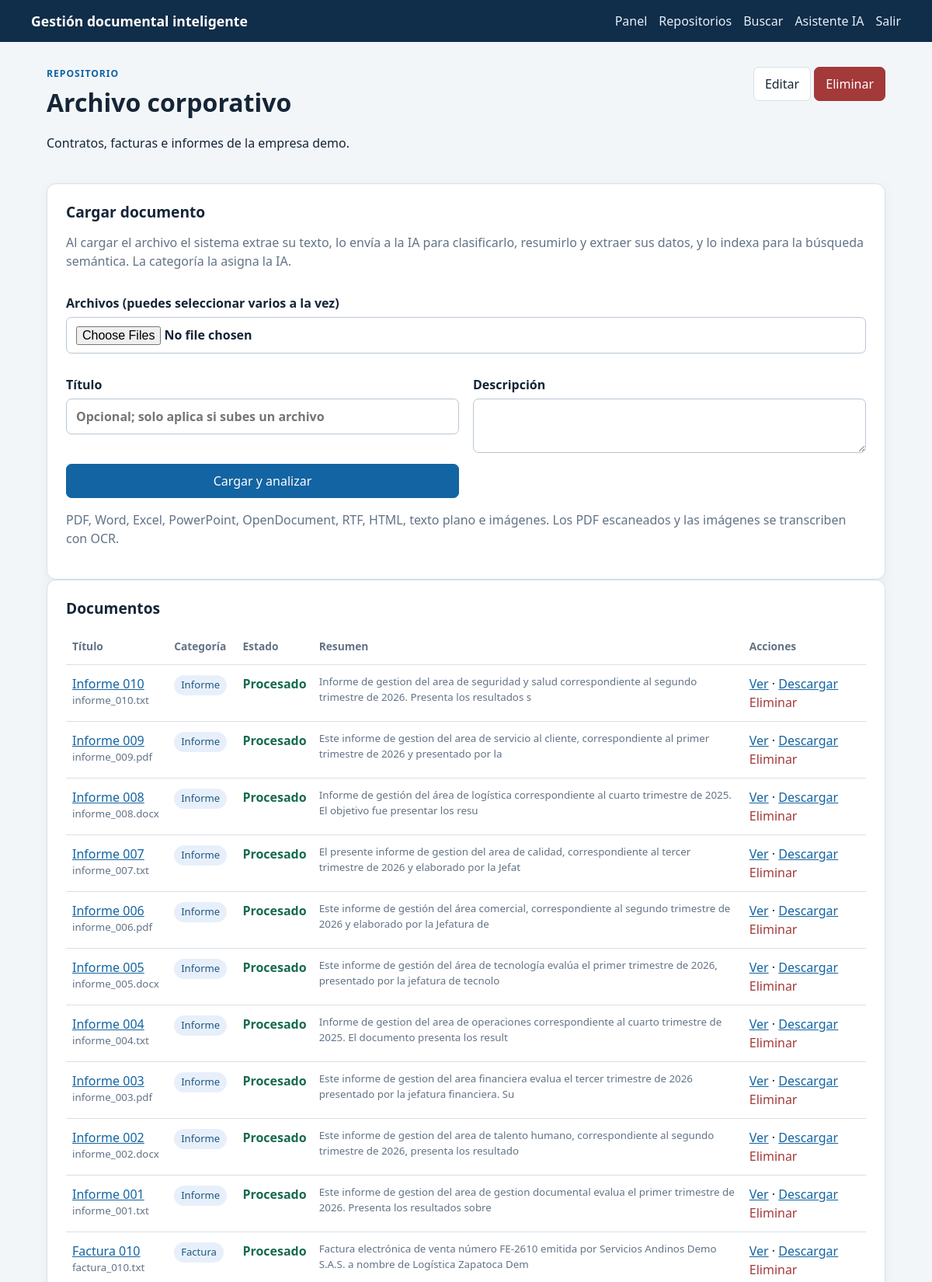
/repositorios/1 (signed in, upper part), run on the app's committed database.
### tables this page shows
CREATE TABLE repositorios (
    id INTEGER PRIMARY KEY AUTOINCREMENT,
    nombre TEXT NOT NULL,
    descripcion TEXT NOT NULL DEFAULT '',
    propietario_id INTEGER NOT NULL,
    creado_en TIMESTAMP NOT NULL DEFAULT CURRENT_TIMESTAMP,
    actualizado_en TIMESTAMP NOT NULL DEFAULT CURRENT_TIMESTAMP,
    FOREIGN KEY (propietario_id) REFERENCES usuarios (id)
);

CREATE TABLE documentos (
    id INTEGER PRIMARY KEY AUTOINCREMENT,
    repositorio_id INTEGER NOT NULL,
    titulo TEXT NOT NULL,
    descripcion TEXT NOT NULL DEFAULT '',
    categoria TEXT NOT NULL DEFAULT 'Otro',
    nombre_original TEXT NOT NULL,
    nombre_almacenado TEXT NOT NULL UNIQUE,
    tipo_mime TEXT NOT NULL,
    tamano_bytes INTEGER NOT NULL DEFAULT 0,
    estado_procesamiento TEXT NOT NULL DEFAULT 'Pendiente',
    error_procesamiento TEXT,
    resumen TEXT,
    palabras_clave TEXT,
    datos_extraidos TEXT,
    contenido_extraido TEXT,
    modelo_ia TEXT,
    procesado_en TIMESTAMP,
    creado_por INTEGER NOT NULL,
    creado_en TIMESTAMP NOT NULL DEFAULT CURRENT_TIMESTAMP,
    actualizado_en TIMESTAMP NOT NULL DEFAULT CURRENT_TIMESTAMP,
    FOREIGN KEY (repositorio_id) REFERENCES repositorios (id),
    FOREIGN KEY (creado_por) REFERENCES usuarios (id)
);

### app.py (the view)
    @app.route("/repositorios/<int:repositorio_id>")
    @login_required
    def detalle_repositorio(repositorio_id: int):
        repositorio = obtener_repositorio(repositorio_id)
        documentos = get_db().execute(
            """
            SELECT d.*, u.nombre AS autor
            FROM documentos d
            JOIN usuarios u ON u.id = d.creado_por
            WHERE d.repositorio_id = ?
            ORDER BY d.creado_en DESC
            """,
            (repositorio_id,),
        ).fetchall()
        return render_template(
            "repositorio_detalle.html",
            repositorio=repositorio,
            documentos=documentos,
            categorias=CATEGORIAS,
            acepta=ACEPTA_HTML,
            pendientes=procesamiento.contar_pendientes(get_db()),
        )

### app.py (called while the page is built)
def get_db() -> sqlite3.Connection:
    if "db" not in g:
        g.db = sqlite3.connect(current_app_config("DATABASE"))
        g.db.row_factory = sqlite3.Row
        g.db.execute("PRAGMA foreign_keys = ON")
    return g.db

def current_app_config(key: str):
    from flask import current_app
    return current_app.config[key]

def cerrar_db(_error=None) -> None:
    db = g.pop("db", None)
    if db is not None:
        db.close()

def login_required(view):
    @wraps(view)
    def wrapped_view(**kwargs):
        if g.usuario is None:
            flash("Debes iniciar sesión para continuar.", "warning")
            return redirect(url_for("login"))
        return view(**kwargs)
    return wrapped_view

def obtener_repositorio(repositorio_id: int) -> sqlite3.Row:
    repositorio = get_db().execute(
        """
        SELECT r.*, u.nombre AS propietario
        FROM repositorios r
        JOIN usuarios u ON u.id = r.propietario_id
        WHERE r.id = ?
        """,
        (repositorio_id,),
    ).fetchone()
    if repositorio is None:
        abort(404)
    if g.usuario["rol"] != "administrador" and repositorio["propietario_id"] != g.usuario["id"]:
        abort(403)
    return repositorio

### services/procesamiento.py (called while the page is built)
def contar_pendientes(db) -> int:
    return db.execute(
        "SELECT COUNT(*) AS total FROM documentos WHERE estado_procesamiento = ?",
        (ESTADO_PENDIENTE,),
    ).fetchone()["total"]

### templates/repositorio_detalle.html (shortened to what this page needs)
{% extends 'base.html' %}{% block title %}{{ repositorio['nombre'] }} · Portal{% endblock %}
{% block content %}
<div class="page-head">
  <div>
    <p class="eyebrow">Repositorio</p>
    <h1>{{ repositorio['nombre'] }}</h1>
    <p>{{ repositorio['descripcion'] or 'Sin descripción' }}</p>
  </div>
  <div>
    <a class="button" href="{{ url_for('editar_repositorio', repositorio_id=repositorio['id']) }}">Editar</a>
    <form method="post" action="{{ url_for('eliminar_repositorio', repositorio_id=repositorio['id']) }}" class="inline">
      <button class="danger" onclick="return confirm('¿Eliminar repositorio?')">Eliminar</button>
    </form>
  </div>
</div>
<section class="panel">
  <h2>Cargar documento</h2>
  <p class="muted">
    Al cargar el archivo el sistema extrae su texto, lo envía a la IA para
    clasificarlo, resumirlo y extraer sus datos, y lo indexa para la búsqueda
    semántica. La categoría la asigna la IA.
  </p>
  <form method="post" enctype="multipart/form-data"
        action="{{ url_for('subir_documento', repositorio_id=repositorio['id']) }}" class="upload-form">
    <label>
      Archivos (puedes seleccionar varios a la vez)
      <input type="file" name="archivo" accept="{{ acepta }}" multiple required>
    </label>
    <label>Título<input name="titulo" placeholder="Opcional; solo aplica si subes un archivo"></label>
    <label>Descripción<textarea name="descripcion" rows="2"></textarea></label>
    <button class="primary">Cargar y analizar</button>
  </form>
  <p class="muted">
    PDF, Word, Excel, PowerPoint, OpenDocument, RTF, HTML, texto plano e
    imágenes. Los PDF escaneados y las imágenes se transcriben con OCR.
  </p>
</section>
<section class="panel">
  <h2>Documentos</h2>
  {% if documentos %}
    <div class="table-wrap">
      <table>
        <thead>
          <tr><th>Título</th><th>Categoría</th><th>Estado</th><th>Resumen</th><th>Acciones</th></tr>
        </thead>
        <tbody>
          {% for d in documentos %}
          <tr>
            <td>
              <a href="{{ url_for('detalle_documento', documento_id=d['id']) }}">{{ d['titulo'] }}</a>
              <small>{{ d['nombre_original'] }}</small>
            </td>
            <td><span class="tag">{{ d['categoria'] }}</span></td>
            <td><span class="estado {{ d['estado_procesamiento']|lower }}">{{ d['estado_procesamiento'] }}</span></td>
            <td><small>{{ (d['resumen'] or 'Sin resumen')[:120] }}</small></td>
            <td>
              <a href="{{ url_for('detalle_documento', documento_id=d['id']) }}">Ver</a> ·
              <a href="{{ url_for('descargar_documento', documento_id=d['id']) }}">Descargar</a>
              <form method="post" action="{{ url_for('eliminar_documento', documento_id=d['id']) }}" class="inline">
                <button class="link danger-text" onclick="return confirm('¿Eliminar documento?')">Eliminar</button>
              </form>
            </td>
          </tr>
          {% endfor %}
        </tbody>
      </table>
    </div>
  {% else %}
    <p>No hay documentos cargados.</p>
  {% endif %}
</section>
{% endblock %}

### static/styles.css (style rules this page uses)
:root { --ink:#152536; --muted:#627386; --brand:#1264a3; --surface:#fff; --bg:#f3f6f9; --line:#d8e0e8; --danger:#a33939; --success:#176b4d; }
* { box-sizing:border-box; }
body { margin:0; color:var(--ink); background:var(--bg); font:16px/1.5 system-ui,-apple-system,"Segoe UI",sans-serif; }
a { color:var(--brand); }
h1,h2 { margin-top:0; line-height:1.2; }
h1 { font-size:2rem; }
h2 { font-size:1.2rem; }
.page-head { display:flex; align-items:flex-start; justify-content:space-between; gap:20px; margin-bottom:24px; }
.eyebrow { text-transform:uppercase; letter-spacing:.08em; color:var(--brand); font-size:.76rem; font-weight:700; margin:0 0 8px; }
.panel,.auth-card { background:var(--surface); border:1px solid var(--line); border-radius:12px; padding:24px; box-shadow:0 4px 14px #223c5510; }
label { display:block; font-weight:650; margin:14px 0; }
input,textarea,select { display:block; width:100%; padding:10px 12px; border:1px solid #b9c6d4; border-radius:7px; font:inherit; margin-top:6px; background:#fff; }
textarea { resize:vertical; }
button,.button { border:1px solid var(--line); border-radius:7px; padding:9px 14px; background:#fff; color:var(--ink); font:inherit; cursor:pointer; text-decoration:none; display:inline-block; }
button.primary,.primary { color:#fff; background:var(--brand); border-color:var(--brand); }
.danger { color:#fff; background:var(--danger); border-color:var(--danger); }
.danger-text { color:var(--danger); }
.inline { display:inline; }
.inline button { padding:0; border:0; background:none; }
.inline button.primary,.inline button.danger { padding:9px 14px; border-radius:7px; border:1px solid var(--brand); background:var(--brand); color:#fff; }
.inline button.danger { border-color:var(--danger); background:var(--danger); }
small { display:block; color:var(--muted); }
.table-wrap { overflow-x:auto; }
table { width:100%; border-collapse:collapse; }
th,td { text-align:left; border-bottom:1px solid var(--line); padding:12px 8px; vertical-align:top; }
th { color:var(--muted); font-size:.86rem; }
.tag { display:inline-block; border-radius:30px; padding:3px 9px; background:#e7f0fa; color:#205782; font-size:.82rem; }
.upload-form { display:grid; grid-template-columns:1fr 1fr; gap:0 18px; }
.upload-form label:first-child,.upload-form label:last-child { grid-column:1/-1; }
.muted { color:var(--muted); }
.estado { font-weight:700; }
.estado.procesado { color:var(--success); }

### data on the page
repositorios: nombre "Archivo corporativo", descripcion "Contratos, facturas e informes de la empresa demo."
documentos: titulo "Informe 010", nombre_original "informe_010.txt", categoria "Informe", estado_procesamiento "Procesado", resumen "Informe de gestion del area de seguridad y salud correspondiente al segundo trimestre de 2026. Presenta los resultados s"
documentos: titulo "Informe 009", nombre_original "informe_009.pdf", categoria "Informe", estado_procesamiento "Procesado", resumen "Este informe de gestion del area de servicio al cliente, correspondiente al primer trimestre de 2026 y presentado por la"
documentos: titulo "Informe 008", nombre_original "informe_008.docx", categoria "Informe", estado_procesamiento "Procesado", resumen "Informe de gestión del área de logística correspondiente al cuarto trimestre de 2025. El objetivo fue presentar los resu"
documentos: titulo "Informe 007", nombre_original "informe_007.txt", categoria "Informe", estado_procesamiento "Procesado", resumen "El presente informe de gestion del area de calidad, correspondiente al tercer trimestre de 2026 y elaborado por la Jefat"
documentos: titulo "Informe 006", nombre_original "informe_006.pdf", categoria "Informe", estado_procesamiento "Procesado", resumen "Este informe de gestión del área comercial, correspondiente al segundo trimestre de 2026 y elaborado por la Jefatura de"
documentos: titulo "Informe 005", nombre_original "informe_005.docx", categoria "Informe", estado_procesamiento "Procesado", resumen "Este informe de gestión del área de tecnología evalúa el primer trimestre de 2026, presentado por la jefatura de tecnolo"
documentos: titulo "Informe 004", nombre_original "informe_004.txt", categoria "Informe", estado_procesamiento "Procesado", resumen "Informe de gestion del area de operaciones correspondiente al cuarto trimestre de 2025. El documento presenta los result"
documentos: titulo "Informe 003", nombre_original "informe_003.pdf", categoria "Informe", estado_procesamiento "Procesado", resumen "Este informe de gestion del area financiera evalua el tercer trimestre de 2026 presentado por la jefatura financiera. Su"
documentos: titulo "Informe 002", nombre_original "informe_002.docx", categoria "Informe", estado_procesamiento "Procesado", resumen "Este informe de gestion del area de talento humano, correspondiente al segundo trimestre de 2026, presenta los resultado"
documentos: titulo "Informe 001", nombre_original "informe_001.txt", categoria "Informe", estado_procesamiento "Procesado", resumen "Este informe de gestion del area de gestion documental evalua el primer trimestre de 2026. Presenta los resultados sobre"
documentos: titulo "Factura 010", nombre_original "factura_010.txt", categoria "Factura", estado_procesamiento "Procesado", resumen "Factura electrónica de venta número FE-2610 emitida por Servicios Andinos Demo S.A.S. a nombre de Logística Zapatoca Dem"
